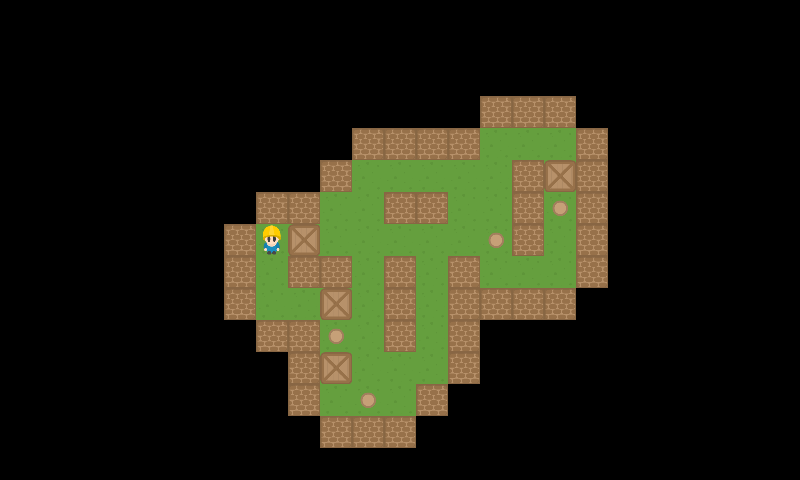

A 2D game scene composited from a Tiled map and its tileset images. What follows is a short description and the map's XML, with each tile layer's data collapsed to a summary:
An orthogonal 25x15 tile map with 32x32 px tiles, 2 tile layers (StaticMap, Objetos).

<map version="1.4" tiledversion="1.4.3" orientation="orthogonal" renderorder="right-down" width="25" height="15" tilewidth="32" tileheight="32" infinite="0" nextlayerid="3" nextobjectid="1">
 <tileset firstgid="1" source="Tileset.tsx" />
 <layer id="1" name="StaticMap" width="25" height="15">
  <data>[375 cells, 87 non-empty, 2 distinct tile ids]</data>
 </layer>
 <layer id="2" name="Objetos" width="25" height="15">
  <data>[375 cells, 9 non-empty, 3 distinct tile ids]</data>
 </layer>
</map>
